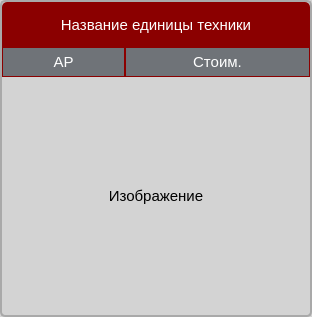
<?xml version="1.0" encoding="UTF-8"?>
<ui version="4.0">
 <class>TechlistMachinesFrame</class>
 <widget class="QFrame" name="TechlistMachinesFrame">
  <property name="geometry">
   <rect>
    <x>0</x>
    <y>0</y>
    <width>312</width>
    <height>317</height>
   </rect>
  </property>
  <property name="cursor">
   <cursorShape>OpenHandCursor</cursorShape>
  </property>
  <property name="windowTitle">
   <string>Frame</string>
  </property>
  <property name="styleSheet">
   <string notr="true">#TechlistMachinesFrame {
	background-color: lightgrey;
    border: 1.5px solid darkgrey;
	border-radius: 5px;
}</string>
  </property>
  <layout class="QVBoxLayout" name="verticalLayout">
   <property name="spacing">
    <number>0</number>
   </property>
   <property name="leftMargin">
    <number>0</number>
   </property>
   <property name="topMargin">
    <number>0</number>
   </property>
   <property name="rightMargin">
    <number>0</number>
   </property>
   <property name="bottomMargin">
    <number>0</number>
   </property>
   <item>
    <widget class="QLabel" name="NameLabel">
     <property name="minimumSize">
      <size>
       <width>0</width>
       <height>45</height>
      </size>
     </property>
     <property name="maximumSize">
      <size>
       <width>16777215</width>
       <height>45</height>
      </size>
     </property>
     <property name="font">
      <font>
       <pointsize>11</pointsize>
      </font>
     </property>
     <property name="styleSheet">
      <string notr="true">#NameLabel{
	color: white;
	background-color: darkred;
    border-top-left-radius: 5px;
    border-top-right-radius: 5px;
}</string>
     </property>
     <property name="text">
      <string>Название единицы техники</string>
     </property>
     <property name="alignment">
      <set>Qt::AlignmentFlag::AlignCenter</set>
     </property>
     <property name="wordWrap">
      <bool>true</bool>
     </property>
    </widget>
   </item>
   <item alignment="Qt::AlignmentFlag::AlignTop">
    <widget class="QFrame" name="ParametersFrame">
     <property name="minimumSize">
      <size>
       <width>0</width>
       <height>30</height>
      </size>
     </property>
     <property name="maximumSize">
      <size>
       <width>16777215</width>
       <height>30</height>
      </size>
     </property>
     <property name="styleSheet">
      <string notr="true">QFrame{
background-color:  #6F7378;
border: none;
}
QLabel{
	color: white;
	border: 1px solid darkred;
}</string>
     </property>
     <property name="frameShape">
      <enum>QFrame::Shape::StyledPanel</enum>
     </property>
     <property name="frameShadow">
      <enum>QFrame::Shadow::Raised</enum>
     </property>
     <layout class="QGridLayout" name="gridLayout" columnstretch="0,0,0,0,0">
      <property name="leftMargin">
       <number>0</number>
      </property>
      <property name="topMargin">
       <number>0</number>
      </property>
      <property name="rightMargin">
       <number>0</number>
      </property>
      <property name="bottomMargin">
       <number>0</number>
      </property>
      <property name="spacing">
       <number>0</number>
      </property>
      <item row="0" column="0" colspan="2">
       <widget class="QLabel" name="RankLabel">
        <property name="maximumSize">
         <size>
          <width>16777215</width>
          <height>16777215</height>
         </size>
        </property>
        <property name="font">
         <font>
          <pointsize>11</pointsize>
         </font>
        </property>
        <property name="styleSheet">
         <string notr="true"/>
        </property>
        <property name="text">
         <string>АР</string>
        </property>
        <property name="alignment">
         <set>Qt::AlignmentFlag::AlignCenter</set>
        </property>
       </widget>
      </item>
      <item row="0" column="2" colspan="3">
       <widget class="QLabel" name="CostLabel">
        <property name="minimumSize">
         <size>
          <width>0</width>
          <height>0</height>
         </size>
        </property>
        <property name="maximumSize">
         <size>
          <width>16777215</width>
          <height>16777215</height>
         </size>
        </property>
        <property name="font">
         <font>
          <pointsize>11</pointsize>
         </font>
        </property>
        <property name="styleSheet">
         <string notr="true"/>
        </property>
        <property name="text">
         <string>Стоим.</string>
        </property>
        <property name="alignment">
         <set>Qt::AlignmentFlag::AlignCenter</set>
        </property>
       </widget>
      </item>
     </layout>
    </widget>
   </item>
   <item>
    <widget class="QLabel" name="ImageLabel">
     <property name="sizePolicy">
      <sizepolicy hsizetype="Preferred" vsizetype="Expanding">
       <horstretch>0</horstretch>
       <verstretch>0</verstretch>
      </sizepolicy>
     </property>
     <property name="minimumSize">
      <size>
       <width>50</width>
       <height>50</height>
      </size>
     </property>
     <property name="font">
      <font>
       <pointsize>11</pointsize>
      </font>
     </property>
     <property name="cursor">
      <cursorShape>PointingHandCursor</cursorShape>
     </property>
     <property name="text">
      <string>Изображение</string>
     </property>
     <property name="scaledContents">
      <bool>true</bool>
     </property>
     <property name="alignment">
      <set>Qt::AlignmentFlag::AlignCenter</set>
     </property>
    </widget>
   </item>
  </layout>
 </widget>
 <resources/>
 <connections/>
</ui>
